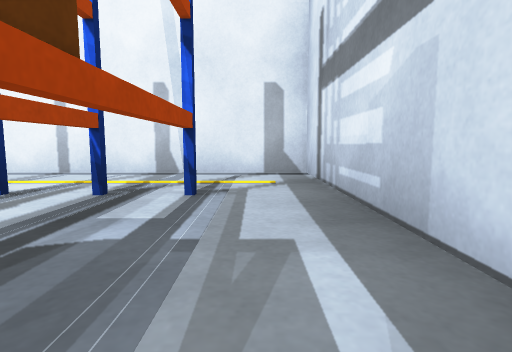
View 1 (above)

16 first-person views from a walk through a Gazebo world. The camera is 0.5 m above the floor, tilts 6° down and sees 80° across. The floor is counted in squares, 1 m on a side. Each view is taken from the middle of a square. On the plan, view 1 faces up. The plan holds only what a view shows up to about 9 squares ahead; the rest is blank. Robots are left out.

View 2
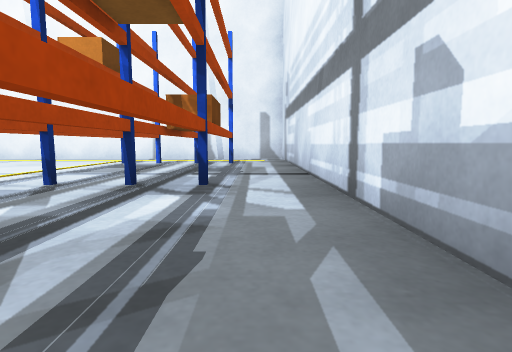

View 3
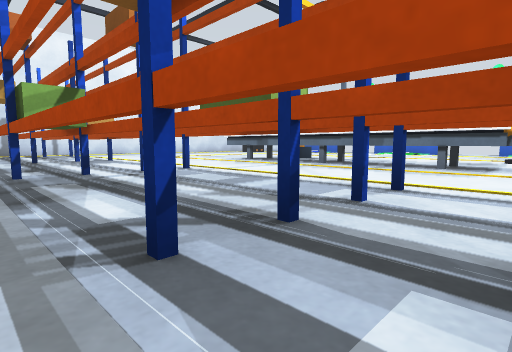

View 4
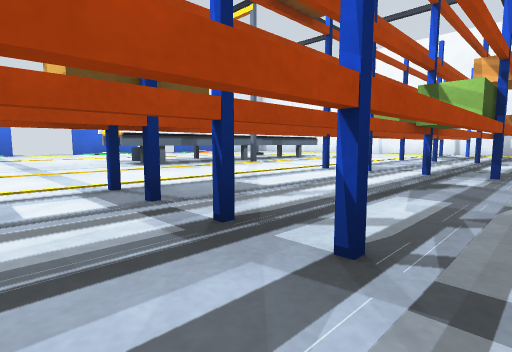

View 5
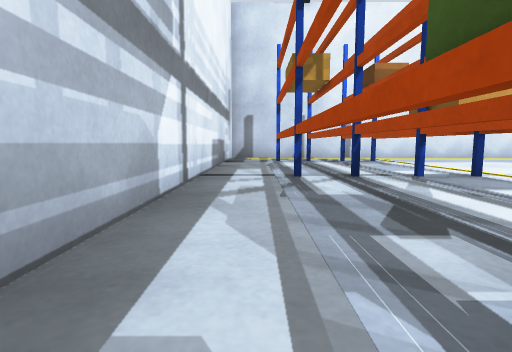

View 6
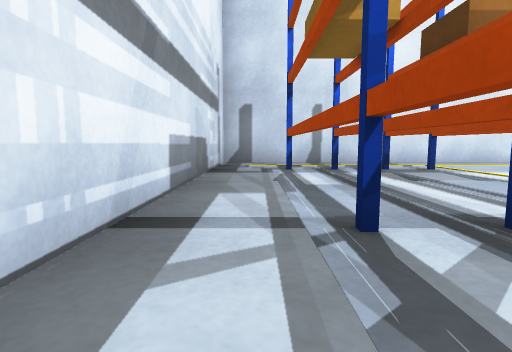

View 7
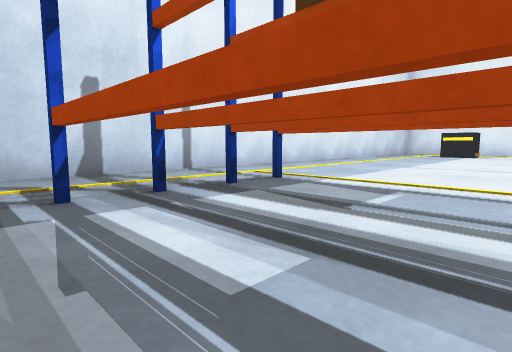

View 8
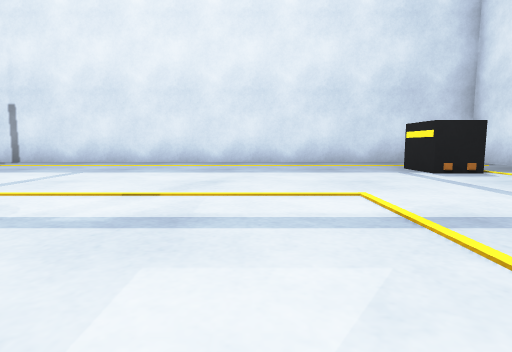

View 9
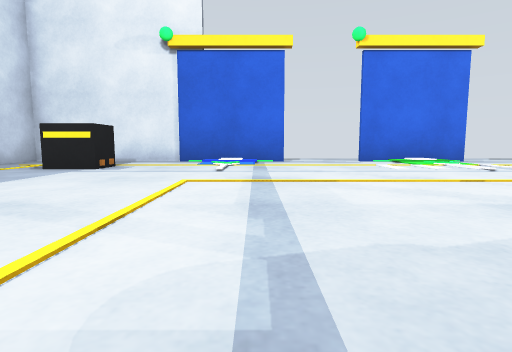

View 10
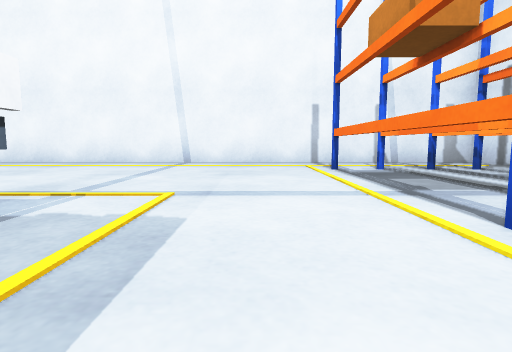

View 11
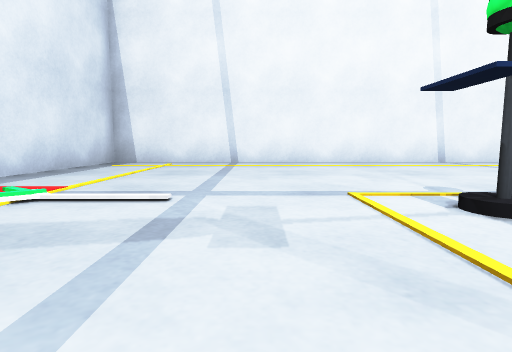

View 12
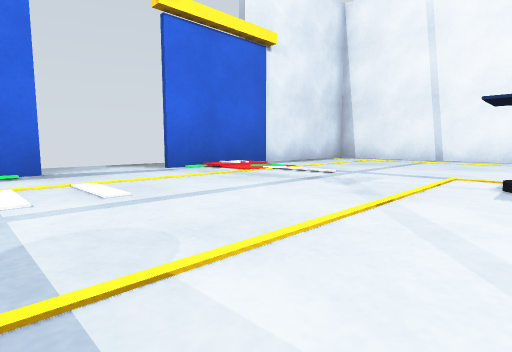

View 13
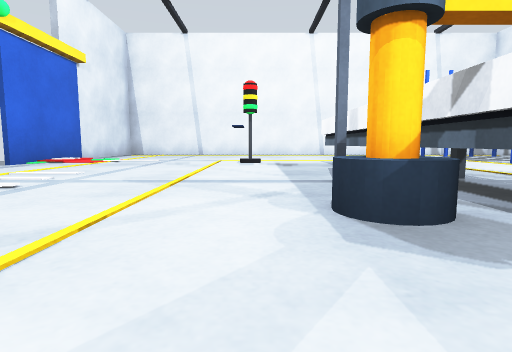

View 14
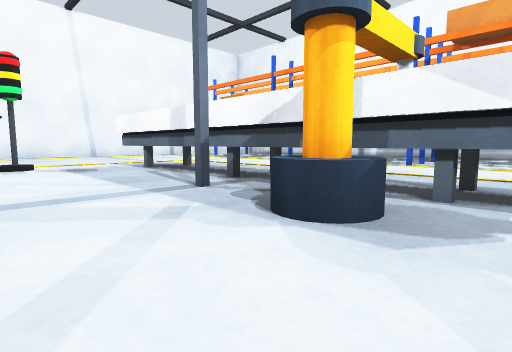

View 15
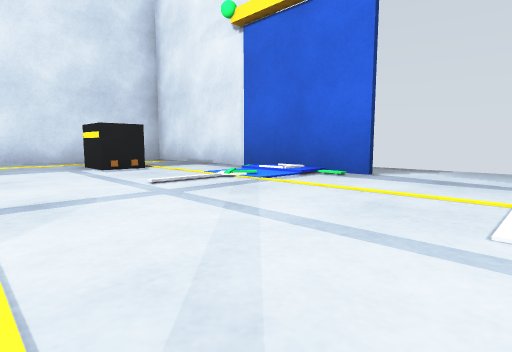

View 16
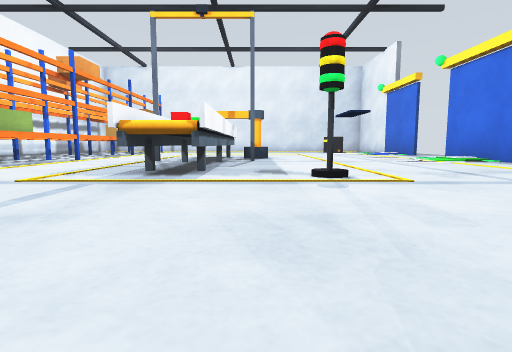

### Floor plan
Key: @ floor where view 1 was taken; # wall or solid block; . main floor; : floor 0.05 m higher than the main floor; P blue post; B brown box; T tower; C conveyor; G green box; A pallet; R red box; O other object.
Columns run from 17 left of view 1 to 1 right of it. Each row starts with its distance up from view 1.
  6   #################
  5  # ...............#
  4  #................#
  3  #............PPP.#
  2  #............###.#
  1  #............##B.#
  0  #:...........##B@#
 -1 .#.....T.CC...PPP.#
 -2 .........RR...##B.#
 -3 .........OO...G##.#
 -4 .#.......CC...G##.#
 -5  #:.....O  O..PP#.#
 -6  #:......CC...PP#.#
 -7  .......OCC...###.#
 -8 .........CC...###.#
 -9 ..............B##.#
-10 .#............PPP.#
-11  #:...........###.#
-12  #............B##.#
-13  #..A.........B##.#
-14  #.AA.........PPP.#
-15  #................#
-16  ##################

Positions as (right, up) in squares from view 1, and headings:
1: (0, 0), facing up
2: (0, -5), facing up
3: (0, 0), facing down-left
4: (0, -11), facing up-left
5: (0, -5), facing down
6: (0, -8), facing down
7: (0, -11), facing down-left
8: (-10, -8), facing down
9: (-7, -10), facing left
10: (-5, -3), facing up
11: (-12, -3), facing up
12: (-10, -5), facing up-left
13: (-10, -9), facing up
14: (-11, -8), facing up-right
15: (-11, -7), facing down-left
16: (-9, 4), facing down
